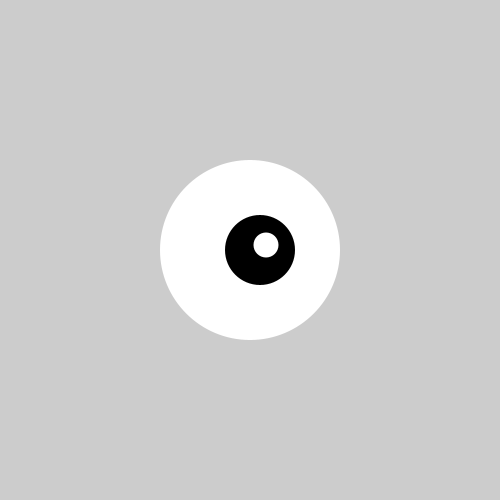
Frame 1 (no input)
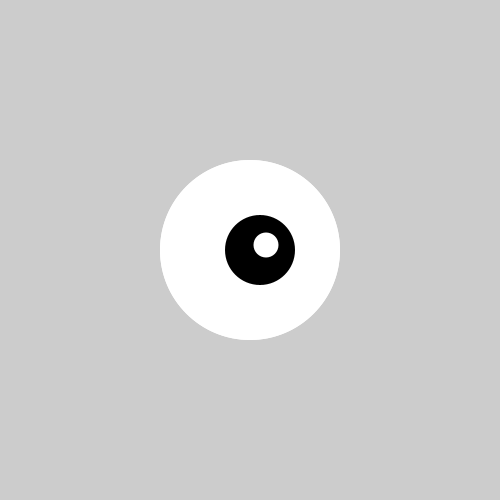
Frame 2 (the mouse pressed at the canvas centre, redrawn once)

The Processing sketch that drew these frames (run headless with seeded random() and noise(); the mouse was pressed at the canvas centre and the sketch redrawn once):

// Processing sketch: code_08_01
// ── code_08_01.pde
void setup() {
  size(500, 500);
  noStroke();
  smooth();
  noLoop();
}
void draw() {
  fill(255);
  ellipse(250, 250, 180, 180);
  fill(0);
  ellipse(250+10, 250, 70, 70); // Black circle 
  fill(255);
  ellipse(250+16, 245, 25, 25); // Small, white circle
}
